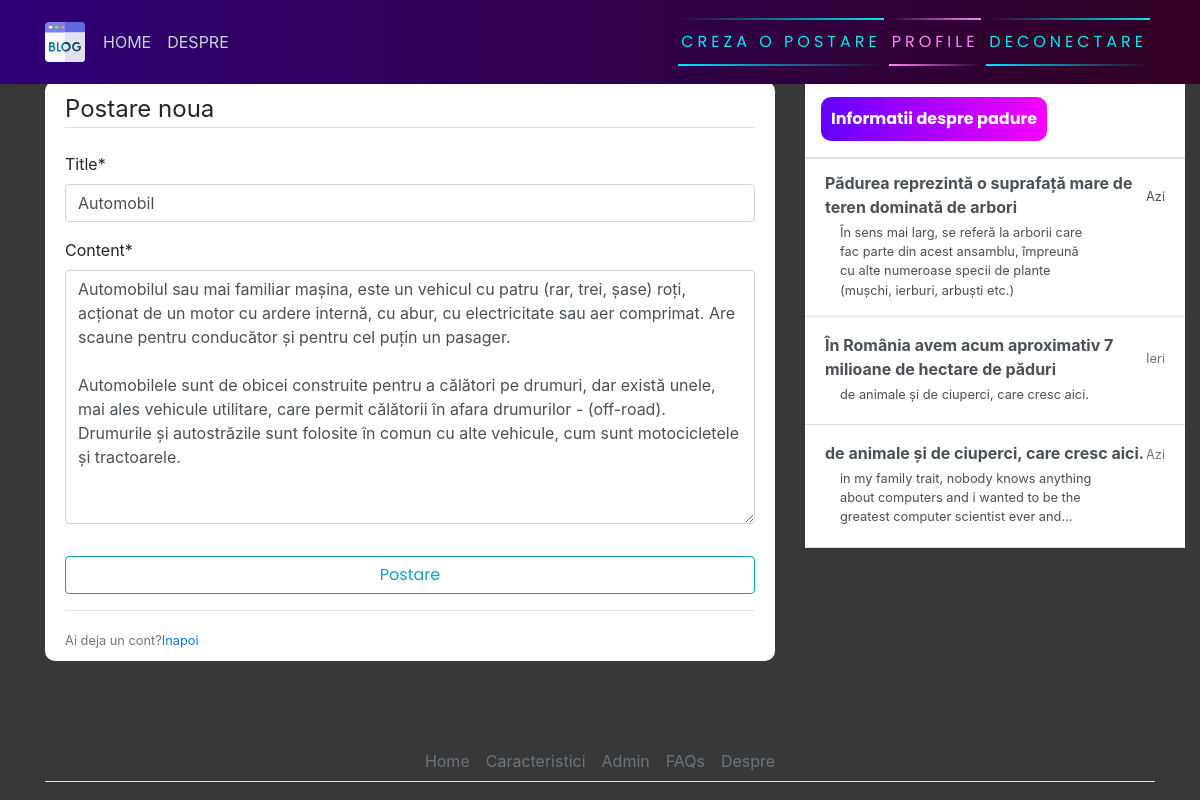
/post/3/update (signed in), run on the app's committed database.
### blog/models.py (models this page shows, shortened)
class Post(models.Model):
    title = models.CharField(max_length=200)
    content = models.TextField()
    date_posted = models.DateTimeField(default=timezone.now())
    author = models.ForeignKey(User, on_delete=models.CASCADE)

### blog/views.py (the view, shortened to what this page needs)
# urls.py: path('post/<int:pk>/update', PostUpdateView.as_view(), name="blog-update"),
class PostUpdateView(LoginRequiredMixin, UserPassesTestMixin, UpdateView):
    model = Post
    fields = ['title', 'content']
    def test_func(self):
        post = self.get_object()
        if self.request.user == post.author:
            return True
        return False

### blog/templates/blog/post_form.html (shortened to what this page needs)
{% extends 'blog/base.html' %}
{% load crispy_forms_tags %}
{% block content %}
    <div class="content-section">
        <form action="" method="post">
            <fieldset class="form-group">
                <legend class="border-bottom mb-4">Postare noua</legend>
                {{ form|crispy }}
            </fieldset>
            <div class="form-group">
                <button class="btn btn-outline-info" type="submit">Postare</button>
            </div>
        </form>
        <div class="border-top pt-3">
            <small class="text-muted">Ai deja un cont?<a href="{% url 'blog-home' %}">Inapoi</a></small>
        </div>
    </div>
{% endblock content %}

### blog/static/blog/main.css (style rules this page uses)
body { background-color: rgb(56, 56, 56); margin-top: 5rem; background-size: contain; background-repeat: no-repeat; }
.content-section { background: #ffffff; padding: 10px 20px; border-radius: 10px; margin-bottom: 20px; }
button { font-family: 'Poppins', sans-serif; border: none; outline: 0; display: inline-block; padding: 8px; color: white; background-color: #000; text-align: center; cursor: pointer; width: 100%; font-size: 18px; transition: 1s; background: linear-gradient(270deg, rgb(247, 0, 255) 0%, rgb(98, 0, 255) 100%); }

### data on the page
Post: title "Automobil", content "Automobilul sau mai familiar mașina, este un vehicul cu patru (rar, trei, șase) roți, acționat de un motor cu ardere internă, cu abur, cu electricitate sau aer comprimat. Are scaune pentru conducător și pentru cel puțin un pasager. Automobilele sunt de obicei construite pentru a călători pe drumuri, dar există unele, mai ales vehicule utilitare, care permit călătorii în afara drumurilor - (off-road). Drumurile și autostrăzile sunt folosite în comun cu alte vehicule, cum sunt motocicletele și tractoarele."
